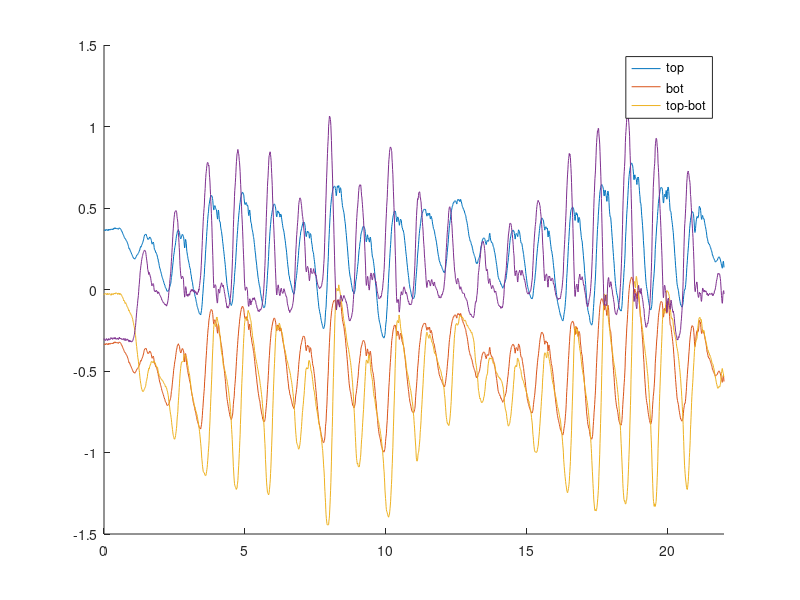

This chart was generated by the following MATLAB code:
clear all; clc; close all;

data = csvread('Data/magnet1.csv');

t0 = 1.03; tend = 23.03;
t = (t0:0.01:tend)';
angle_top = interp1(data(:,1)/1000, data(:,2), t);
angle_bot = interp1(data(:,3)/1000, data(:,4), t);
t = t - t0;

figure; hold on;
plot( ...
   t, angle_top+0.7, ...
   t, angle_top, ...
   t, angle_bot, ...
   t, angle_top-angle_bot ...
);
legend('top', 'bot', 'top-bot');
xlim([0 tend-t0]);
